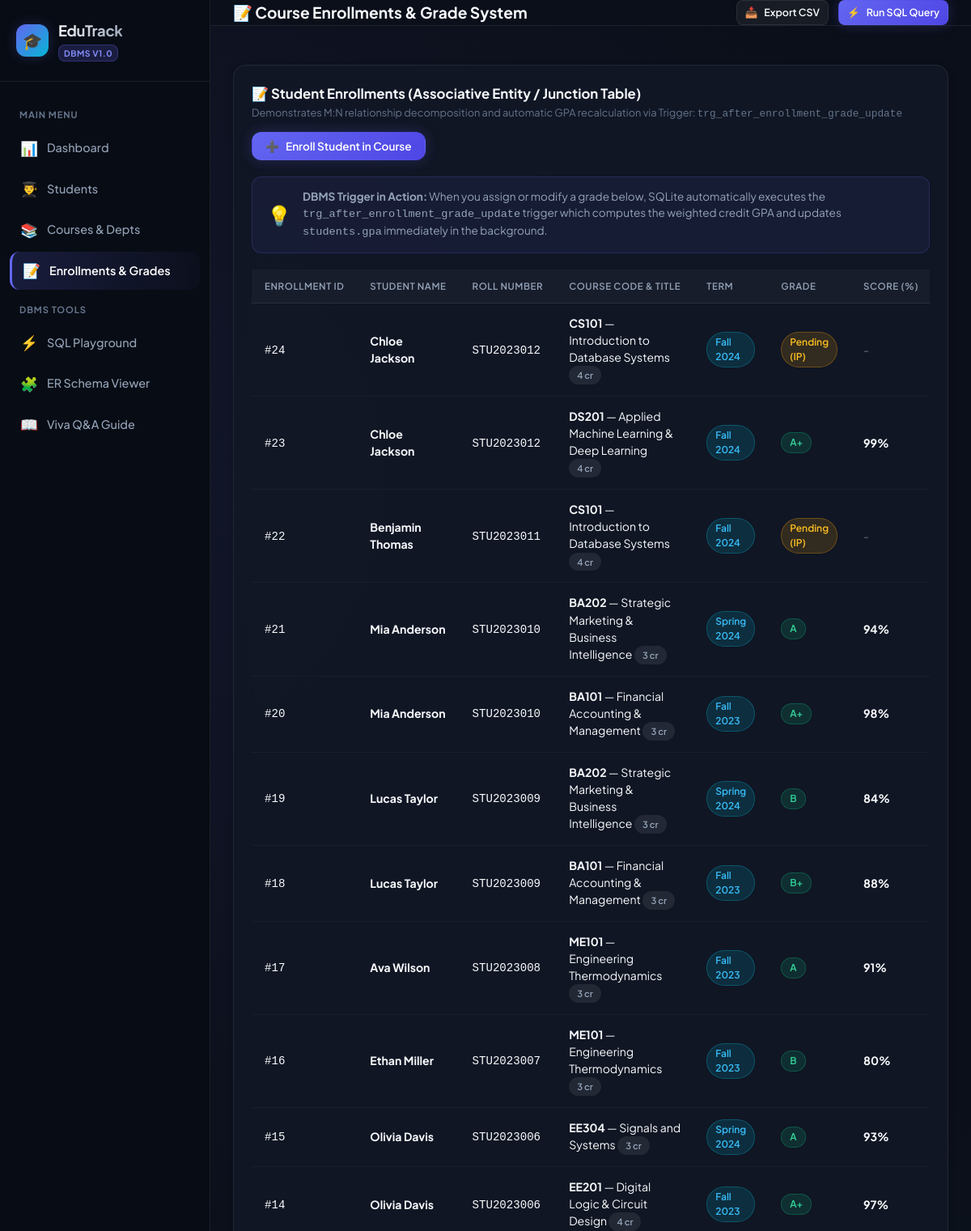
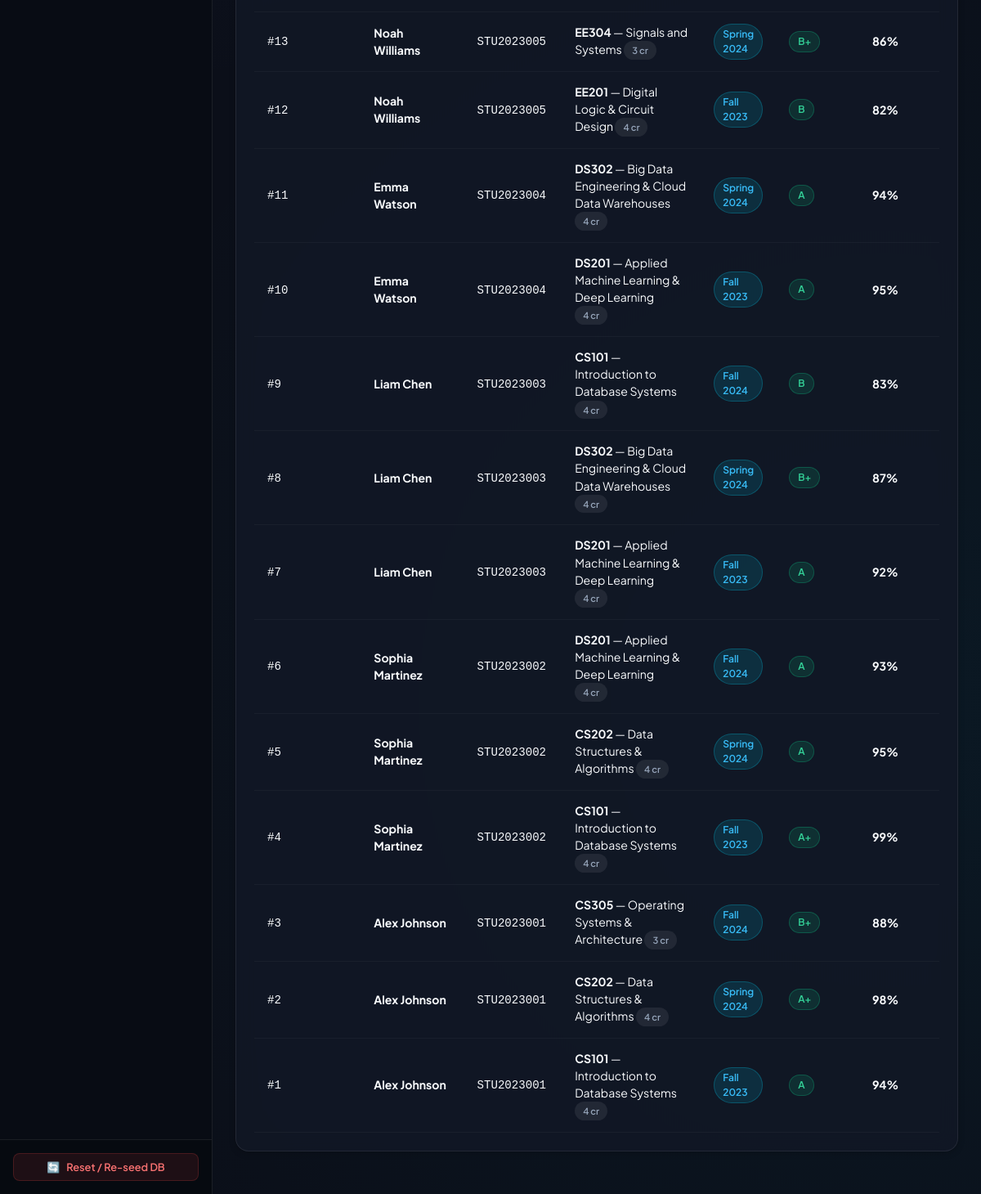
Screenshot of /enrollments with the database file from the repository (2 pictures, top to bottom).
### tables this page shows
CREATE TABLE enrollments (
    enrollment_id INTEGER PRIMARY KEY AUTOINCREMENT,
    student_id INTEGER NOT NULL,
    course_id INTEGER NOT NULL,
    semester VARCHAR(20) NOT NULL,
    academic_year INTEGER NOT NULL,
    grade VARCHAR(2) CHECK(grade IN ('A+', 'A', 'B+', 'B', 'C+', 'C', 'D', 'F', 'IP', NULL)),
    numeric_grade DECIMAL(4, 2),
    status VARCHAR(20) DEFAULT 'Enrolled' CHECK(status IN ('Enrolled', 'Completed', 'Dropped')),
    enrolled_at TIMESTAMP DEFAULT CURRENT_TIMESTAMP,
    UNIQUE(student_id, course_id, semester, academic_year),
    FOREIGN KEY (student_id) REFERENCES students(student_id) ON DELETE CASCADE ON UPDATE CASCADE,
    FOREIGN KEY (course_id) REFERENCES courses(course_id) ON DELETE RESTRICT ON UPDATE CASCADE
);

CREATE TABLE students (
    student_id INTEGER PRIMARY KEY AUTOINCREMENT,
    roll_number VARCHAR(20) UNIQUE NOT NULL,
    first_name VARCHAR(50) NOT NULL,
    last_name VARCHAR(50) NOT NULL,
    email VARCHAR(100) UNIQUE NOT NULL,
    phone VARCHAR(20),
    dob DATE,
    gender VARCHAR(10) CHECK(gender IN ('Male', 'Female', 'Other')),
    enrollment_date DATE DEFAULT (DATE('now')),
    gpa DECIMAL(3, 2) DEFAULT 0.00 CHECK(gpa >= 0.00 AND gpa <= 4.00),
    dept_id INTEGER NOT NULL,
    status VARCHAR(20) DEFAULT 'Active' CHECK(status IN ('Active', 'Suspended', 'Graduated', 'Withdrawn')),
    FOREIGN KEY (dept_id) REFERENCES departments(dept_id) ON DELETE RESTRICT ON UPDATE CASCADE
);

CREATE TABLE courses (
    course_id INTEGER PRIMARY KEY AUTOINCREMENT,
    course_code VARCHAR(15) UNIQUE NOT NULL,
    course_title VARCHAR(150) NOT NULL,
    credits INTEGER NOT NULL CHECK(credits > 0 AND credits <= 6),
    dept_id INTEGER NOT NULL,
    instructor_id INTEGER,
    max_capacity INTEGER DEFAULT 40 CHECK(max_capacity > 0),
    semester_offered VARCHAR(20) DEFAULT 'Fall',
    FOREIGN KEY (dept_id) REFERENCES departments(dept_id) ON DELETE RESTRICT ON UPDATE CASCADE,
    FOREIGN KEY (instructor_id) REFERENCES instructors(instructor_id) ON DELETE SET NULL ON UPDATE CASCADE
);

### app.py (the view)
@app.route('/enrollments')
def enrollments_page():
    enrollments = db.get_all_enrollments()
    students = db.get_all_students()
    courses = db.get_all_courses()
    return render_template('enrollments.html', enrollments=enrollments, students=students, courses=courses)

### database.py (called while the page is built)
def get_db_connection():
    conn = sqlite3.connect(DB_PATH)
    conn.row_factory = sqlite3.Row
    conn.execute("PRAGMA foreign_keys = ON;")
    return conn

def get_all_students(search=None, dept_id=None):
    conn = get_db_connection()
    c = conn.cursor()
    query = """
        SELECT s.*, d.dept_name, d.dept_code,
               (SELECT COUNT(*) FROM enrollments e WHERE e.student_id = s.student_id) AS course_count
        FROM students s
        JOIN departments d ON s.dept_id = d.dept_id
        WHERE 1=1
    """
    params = []
    if search:
        query += " AND (s.first_name LIKE ? OR s.last_name LIKE ? OR s.roll_number LIKE ? OR s.email LIKE ?)"
        term = f"%{search}%"
        params.extend([term, term, term, term])
    if dept_id:
        query += " AND s.dept_id = ?"
        params.append(dept_id)
    query += " ORDER BY s.student_id DESC;"
    c.execute(query, params)
    students = [dict(row) for row in c.fetchall()]
    conn.close()
    return students

def get_all_courses():
    conn = get_db_connection()
    c = conn.cursor()
    c.execute("""
        SELECT c.*, d.dept_name, d.dept_code,
               i.first_name || ' ' || i.last_name AS instructor_name,
               (SELECT COUNT(*) FROM enrollments e WHERE e.course_id = c.course_id AND e.status != 'Dropped') AS enrolled_students
        FROM courses c
        JOIN departments d ON c.dept_id = d.dept_id
        LEFT JOIN instructors i ON c.instructor_id = i.instructor_id
        ORDER BY c.course_id ASC;
    """)
    courses = [dict(row) for row in c.fetchall()]
    conn.close()
    return courses

def get_all_enrollments(student_id=None, course_id=None):
    conn = get_db_connection()
    c = conn.cursor()
    query = """
        SELECT e.*, s.roll_number, s.first_name || ' ' || s.last_name AS student_name,
               c.course_code, c.course_title, c.credits, d.dept_code
        FROM enrollments e
        JOIN students s ON e.student_id = s.student_id
        JOIN courses c ON e.course_id = c.course_id
        JOIN departments d ON s.dept_id = d.dept_id
        WHERE 1=1
    """
    params = []
    if student_id:
        query += " AND e.student_id = ?"
        params.append(student_id)
    if course_id:
        query += " AND e.course_id = ?"
        params.append(course_id)
    query += " ORDER BY e.enrollment_id DESC;"
    c.execute(query, params)
    enrollments = [dict(row) for row in c.fetchall()]
    conn.close()
    return enrollments

### templates/enrollments.html (shortened to what this page needs)
{% extends 'base.html' %}
{% block page_title %}
<span>📝 Course Enrollments & Grade System</span>
{% endblock %}
{% block content %}
<div class="card-panel">
    <div class="panel-header">
        <div>
            <h3 class="panel-title">📝 Student Enrollments (Associative Entity / Junction Table)</h3>
            <p class="panel-subtitle">
                Demonstrates M:N relationship decomposition and automatic GPA recalculation via Trigger: <code>trg_after_enrollment_grade_update</code>
            </p>
        </div>
        <button type="button" class="btn btn-primary" onclick="openModal('addEnrollmentModal')">
            <span>➕</span> Enroll Student in Course
        </button>
    </div>
    <div style="background: rgba(99, 102, 241, 0.08); border: 1px solid rgba(99, 102, 241, 0.2); border-radius: var(--radius-md); padding: 14px 18px; margin-bottom: 20px; display: flex; align-items: center; gap: 14px;">
        <div style="font-size: 24px;">💡</div>
        <div style="font-size: 0.85rem; color: var(--text-secondary);">
            <strong>DBMS Trigger in Action:</strong> When you assign or modify a grade below, SQLite automatically executes the
            <code>trg_after_enrollment_grade_update</code> trigger which computes the weighted credit GPA and updates <code>students.gpa</code> immediately in the background.
        </div>
    </div>
    <div class="table-responsive">
        <table class="custom-table">
            <thead>
                <tr>
                    <th>Enrollment ID</th>
                    <th>Student Name</th>
                    <th>Roll Number</th>
                    <th>Course Code & Title</th>
                    <th>Term</th>
                    <th>Grade</th>
                    <th>Score (%)</th>
                </tr>
            </thead>
            <tbody>
                {% for e in enrollments %}
                <tr>
                    <td><code>#{{ e.enrollment_id }}</code></td>
                    <td><strong>{{ e.student_name }}</strong></td>
                    <td><code>{{ e.roll_number }}</code></td>
                    <td>
                        <strong>{{ e.course_code }}</strong> — {{ e.course_title }}
                        <span class="badge badge-neutral" style="font-size:0.7rem;">{{ e.credits }} cr</span>
                    </td>
                    <td><span class="badge badge-info">{{ e.semester }} {{ e.academic_year }}</span></td>
                    <td>
                        {% if e.grade %}
                            <span class="badge badge-success">{{ e.grade }}</span>
                        {% else %}
                            <span class="badge badge-warning">Pending (IP)</span>
                        {% endif %}
                    </td>
                    <td>
                        {% if e.numeric_grade %}
                            <strong>{{ e.numeric_grade }}%</strong>
                        {% else %}
                            <span style="color: var(--text-muted);">-</span>
                        {% endif %}
                    </td>
                </tr>
                {% endfor %}
            </tbody>
        </table>
    </div>
</div>
{% endblock %}

### static/css/style.css (style rules this page uses)
:root { --font-sans: 'Plus Jakarta Sans', -apple-system, BlinkMacSystemFont, "Segoe UI", Roboto, Helvetica, Arial, sans-serif; --font-mono: 'JetBrains Mono', 'Fira Code', Consolas, Monaco, monospace; --bg-main: #0B0F19; --bg-card: rgba(18, 24, 38, 0.85); --bg-card-hover: rgba(26, 34, 53, 0.95); --bg-sidebar: #080C14; --bg-input: #121826; --border-color: rgba(255, 255, 255, 0.08); --border-focus: rgba(99, 102, 241, 0.5); --text-primary: #F8FAFC; --text-secondary: #94A3B8; --text-muted: #64748B; --primary: #6366F1; --primary-light: #818CF8; --primary-dark: #4F46E5; --primary-glow: rgba(99, 102, 241, 0.25); --success: #10B981; --success-glow: rgba(16, 185, 129, 0.2); --warning: #F59E0B; --warning-glow: rgba(245, 158, 11, 0.2); --danger: #EF4444; --danger-glow: rgba(239, 68, 68, 0.2); --info: #06B6D4; --info-glow: rgba(6, 182, 212, 0.2); --radius-sm: 8px; --radius-md: 12px; --radius-lg: 16px; --radius-full: 9999px; --shadow-sm: 0 2px 8px rgba(0, 0, 0, 0.2); --shadow-md: 0 6px 20px rgba(0, 0, 0, 0.35); --shadow-lg: 0 12px 32px rgba(0, 0, 0, 0.5); --glass: backdrop-filter: blur(12px); -webkit-backdrop-filter: blur(12px); --transition: all 0.2s cubic-bezier(0.16, 1, 0.3, 1); }
*, *::before, *::after { box-sizing: border-box; margin: 0; padding: 0; }
body { font-family: var(--font-sans); background-color: var(--bg-main); color: var(--text-primary); line-height: 1.5; min-height: 100vh; display: flex; overflow-x: hidden; background-image: radial-gradient(circle at 10% 20%, rgba(99, 102, 241, 0.08) 0%, transparent 40%), radial-gradient(circle at 90% 80%, rgba(6, 182, 212, 0.06) 0%, transparent 40%); }
button, input, select, textarea { font-family: inherit; }
.card-panel { background: var(--bg-card); backdrop-filter: blur(12px); -webkit-backdrop-filter: blur(12px); border: 1px solid var(--border-color); border-radius: var(--radius-lg); padding: 22px; margin-bottom: 24px; box-shadow: var(--shadow-sm); }
.panel-header { display: flex; justify-content: space-between; align-items: center; margin-bottom: 20px; flex-wrap: wrap; gap: 12px; }
.panel-title { font-size: 1.05rem; font-weight: 700; display: flex; align-items: center; gap: 8px; }
.panel-subtitle { font-size: 0.8rem; color: var(--text-muted); margin-top: 2px; }
.table-responsive { width: 100%; overflow-x: auto; }
.custom-table { width: 100%; border-collapse: separate; border-spacing: 0; text-align: left; font-size: 0.88rem; }
.custom-table th { background: rgba(255, 255, 255, 0.03); color: var(--text-secondary); font-weight: 600; text-transform: uppercase; font-size: 0.72rem; letter-spacing: 0.05em; padding: 12px 16px; border-bottom: 1px solid var(--border-color); white-space: nowrap; }
.custom-table td { padding: 14px 16px; border-bottom: 1px solid rgba(255, 255, 255, 0.04); color: var(--text-primary); vertical-align: middle; }
.custom-table tbody tr { transition: var(--transition); }
.badge { display: inline-flex; align-items: center; gap: 4px; padding: 3px 10px; border-radius: var(--radius-full); font-size: 0.75rem; font-weight: 600; }
.badge-success { background: rgba(16, 185, 129, 0.15); color: #34D399; border: 1px solid rgba(16, 185, 129, 0.3); }
.badge-warning { background: rgba(245, 158, 11, 0.15); color: #FBBF24; border: 1px solid rgba(245, 158, 11, 0.3); }
.badge-info { background: rgba(6, 182, 212, 0.15); color: #38BDF8; border: 1px solid rgba(6, 182, 212, 0.3); }
.badge-neutral { background: rgba(255, 255, 255, 0.08); color: var(--text-secondary); }
.btn { display: inline-flex; align-items: center; justify-content: center; gap: 8px; padding: 8px 16px; border-radius: var(--radius-md); font-size: 0.85rem; font-weight: 600; cursor: pointer; transition: var(--transition); border: 1px solid transparent; }
.btn-primary { background: linear-gradient(135deg, var(--primary), var(--primary-dark)); color: #FFF; box-shadow: 0 0 16px var(--primary-glow); }

### rows the page displays
enrollments: enrollment_id "24", student_name "Chloe Jackson", roll_number "STU2023012", course_code "CS101", course_title "Introduction to Database Systems", credits "4", semester "Fall", academic_year "2024", shows "Pending (IP)"
enrollments: enrollment_id "23", student_name "Chloe Jackson", roll_number "STU2023012", course_code "DS201", course_title "Applied Machine Learning & Deep Learning", credits "4", semester "Fall", academic_year "2024", grade "A+", numeric_grade "99"
enrollments: enrollment_id "22", student_name "Benjamin Thomas", roll_number "STU2023011", course_code "CS101", course_title "Introduction to Database Systems", credits "4", semester "Fall", academic_year "2024", shows "Pending (IP)"
enrollments: enrollment_id "21", student_name "Mia Anderson", roll_number "STU2023010", course_code "BA202", course_title "Strategic Marketing & Business Intelligence", credits "3", semester "Spring", academic_year "2024", grade "A", numeric_grade "94"
enrollments: enrollment_id "20", student_name "Mia Anderson", roll_number "STU2023010", course_code "BA101", course_title "Financial Accounting & Management", credits "3", semester "Fall", academic_year "2023", grade "A+", numeric_grade "98"
enrollments: enrollment_id "19", student_name "Lucas Taylor", roll_number "STU2023009", course_code "BA202", course_title "Strategic Marketing & Business Intelligence", credits "3", semester "Spring", academic_year "2024", grade "B", numeric_grade "84"
enrollments: enrollment_id "18", student_name "Lucas Taylor", roll_number "STU2023009", course_code "BA101", course_title "Financial Accounting & Management", credits "3", semester "Fall", academic_year "2023", grade "B+", numeric_grade "88"
enrollments: enrollment_id "17", student_name "Ava Wilson", roll_number "STU2023008", course_code "ME101", course_title "Engineering Thermodynamics", credits "3", semester "Fall", academic_year "2023", grade "A", numeric_grade "91"
enrollments: enrollment_id "16", student_name "Ethan Miller", roll_number "STU2023007", course_code "ME101", course_title "Engineering Thermodynamics", credits "3", semester "Fall", academic_year "2023", grade "B", numeric_grade "80"
enrollments: enrollment_id "15", student_name "Olivia Davis", roll_number "STU2023006", course_code "EE304", course_title "Signals and Systems", credits "3", semester "Spring", academic_year "2024", grade "A", numeric_grade "93"
enrollments: enrollment_id "14", student_name "Olivia Davis", roll_number "STU2023006", course_code "EE201", course_title "Digital Logic & Circuit Design", credits "4", semester "Fall", academic_year "2023", grade "A+", numeric_grade "97"
enrollments: enrollment_id "13", student_name "Noah Williams", roll_number "STU2023005", course_code "EE304", course_title "Signals and Systems", credits "3", semester "Spring", academic_year "2024", grade "B+", numeric_grade "86"
enrollments: enrollment_id "12", student_name "Noah Williams", roll_number "STU2023005", course_code "EE201", course_title "Digital Logic & Circuit Design", credits "4", semester "Fall", academic_year "2023", grade "B", numeric_grade "82"
enrollments: enrollment_id "11", student_name "Emma Watson", roll_number "STU2023004", course_code "DS302", course_title "Big Data Engineering & Cloud Data Warehouses", credits "4", semester "Spring", academic_year "2024", grade "A", numeric_grade "94"
enrollments: enrollment_id "10", student_name "Emma Watson", roll_number "STU2023004", course_code "DS201", course_title "Applied Machine Learning & Deep Learning", credits "4", semester "Fall", academic_year "2023", grade "A", numeric_grade "95"
enrollments: enrollment_id "9", student_name "Liam Chen", roll_number "STU2023003", course_code "CS101", course_title "Introduction to Database Systems", credits "4", semester "Fall", academic_year "2024", grade "B", numeric_grade "83"
enrollments: enrollment_id "8", student_name "Liam Chen", roll_number "STU2023003", course_code "DS302", course_title "Big Data Engineering & Cloud Data Warehouses", credits "4", semester "Spring", academic_year "2024", grade "B+", numeric_grade "87"
enrollments: enrollment_id "7", student_name "Liam Chen", roll_number "STU2023003", course_code "DS201", course_title "Applied Machine Learning & Deep Learning", credits "4", semester "Fall", academic_year "2023", grade "A", numeric_grade "92"
enrollments: enrollment_id "6", student_name "Sophia Martinez", roll_number "STU2023002", course_code "DS201", course_title "Applied Machine Learning & Deep Learning", credits "4", semester "Fall", academic_year "2024", grade "A", numeric_grade "93"
enrollments: enrollment_id "5", student_name "Sophia Martinez", roll_number "STU2023002", course_code "CS202", course_title "Data Structures & Algorithms", credits "4", semester "Spring", academic_year "2024", grade "A", numeric_grade "95"
enrollments: enrollment_id "4", student_name "Sophia Martinez", roll_number "STU2023002", course_code "CS101", course_title "Introduction to Database Systems", credits "4", semester "Fall", academic_year "2023", grade "A+", numeric_grade "99"
enrollments: enrollment_id "3", student_name "Alex Johnson", roll_number "STU2023001", course_code "CS305", course_title "Operating Systems & Architecture", credits "3", semester "Fall", academic_year "2024", grade "B+", numeric_grade "88"
enrollments: enrollment_id "2", student_name "Alex Johnson", roll_number "STU2023001", course_code "CS202", course_title "Data Structures & Algorithms", credits "4", semester "Spring", academic_year "2024", grade "A+", numeric_grade "98"
enrollments: enrollment_id "1", student_name "Alex Johnson", roll_number "STU2023001", course_code "CS101", course_title "Introduction to Database Systems", credits "4", semester "Fall", academic_year "2023", grade "A", numeric_grade "94"
